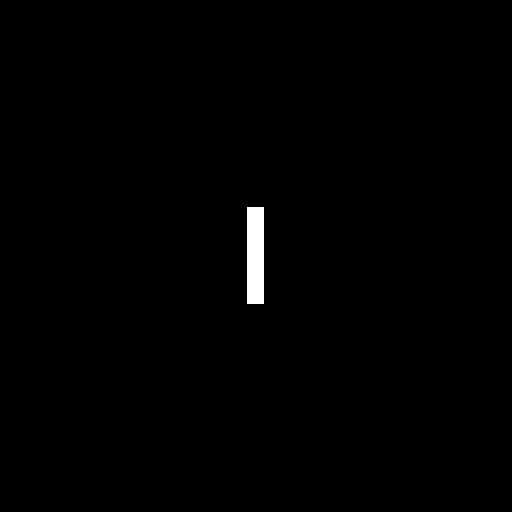
#> input picture dataFreq/Fig0424(a)(rectangle).tif, 1024 x 1024 px (shown at 1/2 size)
$ jupyter execute 'Carlos_Natham_Filtragem_no_Domínio_da_Frequência.ipynb'
#> lines starting #> are read from the running program, lines starting #| are printed output that depends on the picture; after the words box and inside, x2 and y2 are one past the last pixel; in counts of white or black regions, pixels touching at a corner belong together
Universidade do Vale do Itajaí<br>
Escola do Mar, Ciência e Tecnologia<br>
Engenharia de Computação - Processamento Digital de Sinais: Imagens

# Prática com Filtros no domínio da Frequência

### Tutoriais da OpenCV

- https://docs.opencv.org/master/d9/df8/tutorial_root.html
- https://www.geeksforgeeks.org/opencv-python-tutorial/

## Usando a DFT e FFT da OpenCV

[cell 1]
import cv2
import numpy as np
import matplotlib.pyplot as plt
from google.colab.patches import cv2_imshow

[cell 2]
img = cv2.imread('dataFreq/Fig0424(a)(rectangle).tif',0)
#> img: shape (1024, 1024); 0.63% white; 1 white region, box (x1, y1, x2, y2) and area: (494, 414, 528, 608) 6596
f = np.fft.fft2(img)
fshift = np.fft.fftshift(f)
magnitude_spectrum = (20*np.log(np.abs(fshift) + 0.00001)/255)
magnitude_spectrum = np.array(magnitude_spectrum, dtype=np.float32)

plt.subplot(121),plt.imshow(img, cmap = 'gray')
plt.title('Input Image'), plt.xticks([]), plt.yticks([])
plt.show()

[cell 3]
plt.subplot(121),plt.imshow(img, cmap = 'gray')
plt.title('Input Image'), plt.xticks([]), plt.yticks([])
plt.subplot(122),plt.imshow(magnitude_spectrum, cmap = 'gray')
plt.title('Magnitude Spectrum'), plt.xticks([]), plt.yticks([])
plt.show()

# [9 lines of commented-out code are left out]

[cell 4]
img = cv2.imread('dataFreq/t1.jpg',0)
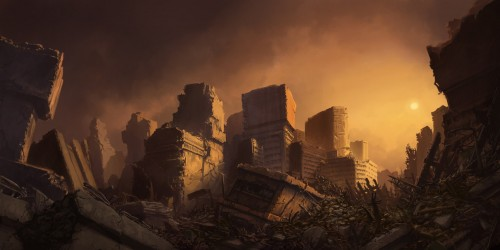
#> input picture dataFreq/t1.jpg, 500 x 250 px
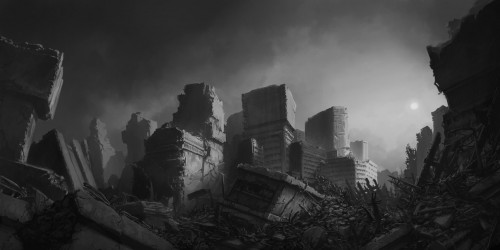
#> img: shape (250, 500); min 3, max 226, mean 58.9
image_f32 = np.float32(img) # convert from uint8 into float32
dft = cv2.dft(image_f32, flags = cv2.DFT_COMPLEX_OUTPUT)
fft_shift = np.fft.fftshift(dft) #aplica FFT e posteriormente a desloca - dica é usar a função presente na numpy
magnitude_spectrum = 20*np.log(cv2.magnitude(fft_shift[:, :, 0], fft_shift[:, :, 1])) # cria o espectro de magnitude
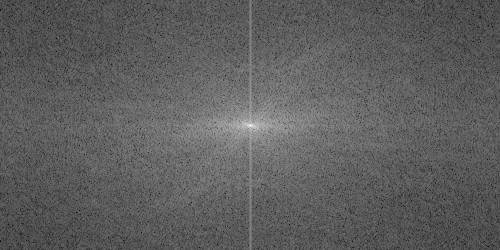
#> magnitude_spectrum: shape (250, 500) float32; min 43.24, max 316.3, mean 144.4; drawn with min black and max white

#caso use o colab, utilize o patch corretamente
cv2_imshow(magnitude_spectrum)
#cv2.waitKey(0)
#cv2.destroyAllWindows()

[cell 5]
def normalize(img):
  lmin = float(img.min())
  lmax = float(img.max())

  return np.floor((img-lmin)/(lmax-lmin)*255.0)

[cell 6]
#criação da filtro PB ideal
rows, cols = img.shape
#> rows = 250; cols = 500
crow, ccol = rows//2 , cols//2
#> crow = 125; ccol = 250
mask = np.zeros((rows,cols,2), np.uint8) # H(u,v)
raio = 100 #valor inteiro que irá cortar mais ou menos frequências
center = [crow, ccol]
#> center = [125, 250]
x, y = np.ogrid[:rows, :cols]
#> x = 250 values from 0 to 249
mask_area = (x-center[0]) ** 2 + (y-center[1]) ** 2 <= raio * raio
mask[mask_area] = 1   # filtragem circular - preencher com o valor complementar a zero para que na multiplicação seja mantido o valor

[cell 7]
# apply mask and inverse DFT
fshift = fft_shift * mask  # multiplicação posicional entre o FFT e a mascará - se fosse multiplicação de matrizes, usaria-se @ ou np.dot()
f_ishift = np.fft.ifftshift(fshift) # aplicar a FFT inversa - a dica é usar a presente na lib Numpy
img_back = cv2.idft(f_ishift) # aplicar a DFT - a dica é usar a presente na OpenCV
img_back = cv2.magnitude(img_back[:, :, 0], img_back[:, :, 1])  # calcular a magnitude após a DFT

img_back = np.array(img_back, dtype=np.float32)
print(np.argmax(img_back))
#| 53414
plt.subplot(121),plt.imshow(magnitude_spectrum, cmap = 'gray')
plt.title('Magnitude Spectrum'), plt.xticks([]), plt.yticks([])
plt.subplot(122),plt.imshow(img_back, cmap = 'gray')
plt.title('Input Image'), plt.xticks([]), plt.yticks([])
plt.show()

# usar para normalizar a imagem e poder exibir com a imshow() da opencv para deixar entre 0 e 255
#'''
# Pode-se seguir as dicas a seguir para implementar essa normalização
#    - Aplicar o absoluto, seguido pela subtração entre os valores - np.abs
#    - Subtrair os valores dos pixels do valor do menor pixel - .min
#    - Multiplcar a imagem por 255 e dividir pelo pixel de maior valor - .max
#    - fazer um cast para 8 bits pela própria Numpy - astype()
#'''
filtered_img = normalize(img_back)
#> in normalize, `lmin = float(img.min())`: lmin = 67685.2
#> in normalize, `lmax = float(img.max())`: lmax = 28379524
cv2_imshow(filtered_img)

[cell 8]
#criação da filtro PA - segue-se o principio do PB, porém inverso
rows, cols = img.shape
crow, ccol = rows//2 , cols//2
mask = np.ones((rows, cols,2), np.uint8)
raio = 80
center = [crow, ccol]
x, y = np.ogrid[:rows, :cols]
mask_area = (x-center[0]) ** 2 + (y-center[1]) ** 2 <= raio * raio
mask[mask_area] = 0

[cell 9]
# apply mask and inverse DFT
fshift = fft_shift * mask # multiplicação posicional entre o FFT e a mascará - se fosse multiplicação de matrizes, usaria-se @ ou np.dot()
f_ishift = np.fft.ifftshift(fshift)  #inversa da fft
img_back = cv2.idft(f_ishift) #inversa da dft
img_back = cv2.magnitude(img_back[:, :, 0], img_back[:, :, 1])  #recuperando a imagem capturando a magnitude (intesidade)

img_back = np.array(img_back, dtype=np.float32)
print(np.argmax(img_back))
#| 93364
plt.subplot(121),plt.imshow(img_back, cmap = 'gray')
plt.title('Input Image'), plt.xticks([]), plt.yticks([])
plt.subplot(122),plt.imshow(magnitude_spectrum, cmap = 'gray')
plt.title('Magnitude Spectrum'), plt.xticks([]), plt.yticks([])
plt.show()

#usar para normalizar a imagem e poder exibir com a imshow() da opencv - mesmo processo anterior
#'''
# Pode-se seguir as dicas a seguir para implementar essa normalização
#    - Aplicar o absoluto, seguido pela subtração entre os valores - np.abs
#    - Subtrair os valores dos pixels do valor do menor pixel - .min
#    - Multiplcar a imagem por 255 e dividir pelo pixel de maior valor - .max
#    - fazer um cast para 8 bits pela própria Numpy - astype()
#'''
filtered_img = normalize(img_back)
cv2_imshow(filtered_img)

## Criando outros kernels - Gaussiano e Butterworth

### Filtro passa-baixa

O filtro passa-baixa, que retém as informações de baixa frequência da transformada de Fourier e filtra as informações de alta frequência, tornará a imagem mais desfocada. Os filtros passa-baixa comumente usados incluem filtro passa-baixo ideal, filtro passa-baixo Butterworth e filtro passa-baixo Gaussiano. Suponha que a altura e a largura da transformada de Fourier sejam H e W, o valor máximo do espectro de Fourier está no ponto central (maxR,maxC) e D(r,c) representa a distância do ponto (r,c) até o ponto central

### Filtro passa-alta

O filtro passa-alta retém as informações de alta frequência da imagem e filtra as informações de baixa frequência, o que torna os detalhes da imagem mais óbvios. Os filtros passa-alta comumente usados incluem filtro passa-alto ideal, filtro passa-alto Butterworth e filtro passa-alto gaussiano. Três tipos de filtros passa-altas podem ser expressos da seguinte forma

### Filtro passa-banda

O filtro passa-banda serve para reter apenas a banda de frequência de uma determinada área e filtrar as informações de frequência, que podem selecionar seletivamente parte das informações da imagem. Os filtros passa-banda comumente usados incluem filtro passa-banda ideal, filtro passa-banda Butterworth e filtro passa-banda gaussiano. Assumindo que BW representa a largura de banda e D0 representa o centro radial da largura de banda, os três filtros passa banda podem ser expressos da seguinte forma

### Filtro rejeita-banda

Em contraste com o filtro passa-banda, o filtro de rejeita-banda se refere a filtrar ou enfraquecer a banda de frequência na faixa especificada. Os filtros de rejeita-banda comumente usados incluem filtro de parada de banda ideal, filtro de parada de banda Butterworth e filtro de parada de banda Gaussiana. Os três filtros de parada de banda são representados da seguinte forma

### Funções

[cell 10]
def createPB(shape, center, radius, lpType=2, n=2):
    rows, cols = shape[:2]
    r, c = np.mgrid[0:rows:1, 0:cols:1] # a dica é np.mgrid[]
    c -= center[0]
    r -= center[1]
    d = np.power(c, 2.0) + np.power(r, 2.0) # a dica é usar np.power()
    lpFilter_matrix = np.zeros(shape, np.float32)
    if lpType == 0:  # ideal low-pass filter
        lpFilter = np.copy(d)
        lpFilter[lpFilter < pow(radius, 2.0)] = 1 #selecionar a região com 1
        lpFilter[lpFilter >= pow(radius, 2.0)] = 0 #selecionar a região com 0
    elif lpType == 1: #Butterworth low-pass filter
        lpFilter = 1.0 / (1 + np.power(np.sqrt(d)/radius, 2*n)) # implementar a função gerado do kernel
    elif lpType == 2: # Gaussian low pass filter
        lpFilter = np.exp(-d/(2*pow(radius, 2.0))) # implementar a função gerado do kernel
    lpFilter_matrix[:, :, 0] = lpFilter  # atribuição para criação na primeira camada
    lpFilter_matrix[:, :, 1] = lpFilter # atribuição para criação na segunda camada
    return lpFilter_matrix


def createPA(shape, center, radius, lpType=2, n=2):
    rows, cols = shape[:2]
    r, c = np.mgrid[0:rows:1, 0:cols:1] # a dica é np.mgrid[]
    c -= center[0]
    r -= center[1]
    d = np.power(c, 2.0) + np.power(r, 2.0) # a dica é usar np.power()
    lpFilter_matrix = np.zeros(shape, np.float32)
    if lpType == 0:  # Ideal high pass filter
        lpFilter = np.copy(d)
        lpFilter[lpFilter < pow(radius, 2.0)] = 0 #selecionar a região com 0
        lpFilter[lpFilter >= pow(radius, 2.0)] = 1 #selecionar a região com 1
    elif lpType == 1: #Butterworth Highpass Filters
        lpFilter = 1.0 - 1.0 / (1+np.power(np.sqrt(d)/radius, 2*n)) # implementar a função gerado do kernel
    elif lpType == 2: # Gaussian Highpass Filter
        lpFilter = 1.0 - np.exp(-d/2*pow(radius, 2.0)) # implementar a função gerado do kernel
    lpFilter_matrix[:, :, 0] = lpFilter  # atribuição para criação na primeira camada
    lpFilter_matrix[:, : ,1] = lpFilter # atribuição para criação na segunda camada
    return lpFilter_matrix

def createPF(shape, center, bandCenter, bandWidth, lpType=2, n=2):
    rows, cols = shape[:2]
    r, c = np.mgrid[0:rows:1, 0:cols:1] # a dica é np.mgrid[]
    c -= center[0]
    r -= center[1]
    d = np.sqrt(np.power(c, 2.0) + np.power(r, 2.0)) # a dica é usar np.power()
    lpFilter_matrix = np.zeros(shape, np.float32)
    if lpType == 0:  # Ideal bandpass filter
        lpFilter = np.copy(d)
        lpFilter[:, :] = 1 # valor da região de passagem
        lpFilter[lpFilter > (bandCenter + bandWidth / 2)] = 0 # selecionar e atribuir valor da região de rejeição superior
        lpFilter[lpFilter < (bandCenter - bandWidth / 2)] = 0 # selecionar e atribuir valor da região de rejeição inferior
    elif lpType == 1: #Butterworth bandpass filter
        lpFilter = 1.0 - 1.0 / (1 + np.power(d * bandWidth / (abs(pow(d, 2) - pow(bandCenter, 2)) + 1), 2 * n)) # implementar a função gerado do kernel
    elif lpType == 2: # Gaussian bandpass filter
        lpFilter = np.exp(- pow((pow(d, 2) - pow(bandCenter, 2)) / ((d * bandWidth) + 1), 2)) # implementar a função gerado do kernel
    lpFilter_matrix[:, :, 0] = lpFilter # atribuição para criação na primeira camada
    lpFilter_matrix[:, :, 1] = lpFilter # atribuição para criação na segunda camada
    return lpFilter_matrix


def createRF(shape, center, bandCenter, bandWidth, lpType=2, n=2):
    rows, cols = shape[:2]
    r, c = np.mgrid[0:rows:1, 0:cols:1] # a dica é np.mgrid[]
    c -= center[0]
    r -= center[1]
    d = np.sqrt(np.power(c, 2.0) + np.power(r, 2.0)) # a dica é usar np.power()
    lpFilter_matrix = np.zeros(shape, np.float32)
    if lpType == 0:  # Ideal band stop filter
        lpFilter = np.copy(d)
        lpFilter[:, :] = 0 # valor da região de rejeição
        lpFilter[lpFilter > (bandCenter + bandWidth / 2)] = 1 # valor da região de passagem superior
        lpFilter[lpFilter < (bandCenter + bandWidth / 2)] = 1 # valor da região de inferior
    elif lpType == 1: #Butterworth band stop filter
        lpFilter = 1.0 / (1 + np.power(d * bandWidth / (abs(pow(d, 2) - pow(bandCenter, 2)) + 1), 2 * n)) # implementar a função gerado do kernel
    elif lpType == 2: # Gaussian band stop filter
        lpFilter = 1.0 - np.exp(- pow((pow(d, 2) - pow(bandCenter, 2)) / ((d * bandWidth) + 1), 2)) # implementar a função gerado do kernel
    lpFilter_matrix[:, :, 0] = lpFilter # atribuição para criação na primeira camada
    lpFilter_matrix[:, :, 1] = lpFilter # atribuição para criação na segunda camada
    return lpFilter_matrix

[cell 11]
img = cv2.imread('dataFreq/t1.jpg',0)
image_f32 = np.float32(img) # convert from uint8 into float32
dft = cv2.dft(image_f32, flags = cv2.DFT_COMPLEX_OUTPUT) #aplicar DFT - a dica é cv2.dft()
fft_shift = np.fft.fftshift(dft) #aplicar FFT e deslocamento da FFT
magnitude_spectrum = 20*np.log(cv2.magnitude(fft_shift[:, :, 0], fft_shift[:, :, 1])) # aplicar o calculo de spectro de magnitude - 20*log() e cv2. magnitude() utilizando DFT

cv2_imshow(img)

#'''
# Pode-se seguir as dicas a seguir para implementar essa normalização
#    - Aplicar o absoluto, seguido pela subtração entre os valores - np.abs
#    - Subtrair os valores dos pixels do valor do menor pixel - .min
#    - Multiplcar a imagem por 255 e dividir pelo pixel de maior valor - .max
#    - fazer um cast para 8 bits pela própria Numpy - astype()
#'''
magnitude_spectrum = normalize(magnitude_spectrum)

cv2_imshow(magnitude_spectrum)

[cell 12]
nrows, ncols = fft_shift.shape[0], fft_shift.shape[1] # pegar o tamanho da imagem np.shape da imagem no domínio da frequência - cuidado com a camada usada
#> nrows = 250; ncols = 500
real = np.power(fft_shift[:, :, 0], 2.0) # pegar o valor real - np.power na primeira camada
imaginary = np.power(fft_shift[:, :, 1], 2.0) # pegar o valor real - np.power na segunda camada
amplitude = np.sqrt(real+imaginary) # aplica a raiz quadrada entre as duas componetes do número complexo- np.sqrt()
minValue, maxValue, minLoc, maxLoc = cv2.minMaxLoc(amplitude) # extrais os valores extremos e posições usando o valor gerado na amplitude - cv2.minMaxLoc()
#> minValue = 8.69; maxValue = 7367075; minLoc = (56, 51); maxLoc = (250, 125)

[cell 13]
maskPB = createPB(fft_shift.shape, center=maxLoc, radius=35, lpType=1, n=2)
#> in createPB, `c -= center[0]`:
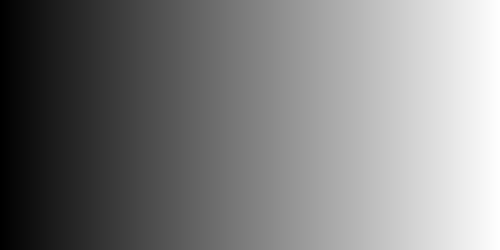
#> c: shape (250, 500) int64; min -250, max 249, mean -0.5; drawn with min black and max white
#> in createPB, `r -= center[1]`:
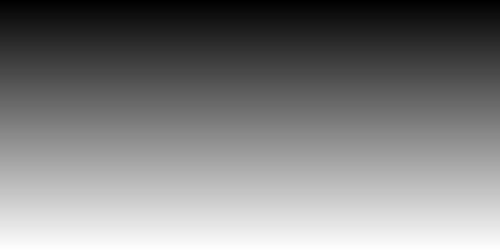
#> r: shape (250, 500) int64; min -125, max 124, mean -0.5; drawn with min black and max white
maskPA = createPA(fft_shift.shape, center=maxLoc, radius=35, lpType=1, n=1)
maskPF = createPF(shape=fft_shift.shape, center=maxLoc, bandCenter=1, bandWidth=400, lpType=2, n=2)
#> in createPF, `d = np.sqrt(np.power(c, 2.0) + np.power(r, 2.0))`:
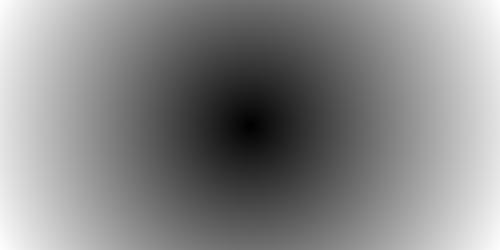
#> d: shape (250, 500) float64; min 0, max 279.5, mean 148.3; drawn with min black and max white
#> in createPF, `lpFilter = np.exp(- pow((pow(d, 2) - pow(bandCenter, 2)) / ((d * bandW..`:
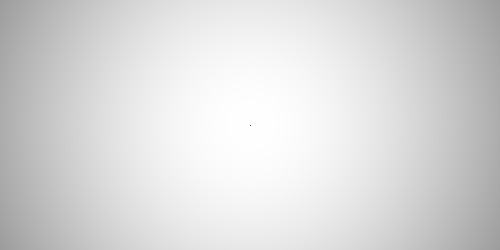
#> lpFilter: shape (250, 500) float64; min 0.368, max 1, mean 0.856
maskRF = createRF(shape=fft_shift.shape, center=maxLoc, bandCenter=50, bandWidth=50, lpType=2, n=2)
#> in createRF, `lpFilter = 1.0 - np.exp(- pow((pow(d, 2) - pow(bandCenter, 2)) / ((d *..`:
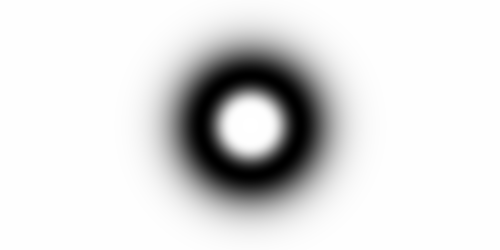
#> lpFilter: shape (250, 500) float64; min 0, max 1, mean 0.87

filtered_freq = fft_shift * maskPB #multiplicação da imagem no domínio da frequência pelo kernel
f_ishift = np.fft.ifftshift(filtered_freq)  #inversa da fft - cuidado com o deslocamento
img_back = cv2.idft(f_ishift) #inversa da dft - cv2.dft
img_back = cv2.magnitude(img_back[:, :, 0], img_back[:, :, 1])
#recuperando a imagem capturando a magnitude (intesidade) - cv2.magnitude

img_back = np.array(img_back, dtype=np.float32)

#plotando sem regularização com matplotlib
plt.subplot(121),plt.imshow(img_back, cmap = 'gray')
plt.title('Input Image'), plt.xticks([]), plt.yticks([])
plt.subplot(122),plt.imshow(magnitude_spectrum, cmap = 'gray')
plt.title('Magnitude Spectrum'), plt.xticks([]), plt.yticks([])
plt.show()

#usar para normalizar a imagem e poder exibir com a imshow() da opencv
#'''
# Pode-se seguir as dicas a seguir para implementar essa normalização
#    - Aplicar o absoluto, seguido pela subtração entre os valores - np.abs
#    - Subtrair os valores dos pixels do valor do menor pixel - .min
#    - Multiplcar a imagem por 255 e dividir pelo pixel de maior valor - .max
#    - fazer um cast para 8 bits pela própria Numpy - astype()
#'''
filtered_img = normalize(img_back)
#filtered_img -= ?
#filtered_img = ?
#filtered_img = ?

#plotando com a OpenCV
cv2_imshow(filtered_img)

[cell 14]
filtered_freq = fft_shift * maskPA #multiplicação da imagem no domínio da frequência pelo kernel
f_ishift = np.fft.ifftshift(filtered_freq)  #inversa da fft - cuidado com o deslocamento
img_back = cv2.idft(f_ishift) #inversa da dft - cv2.dft
img_back = cv2.magnitude(img_back[:, :, 0], img_back[:, :, 1])
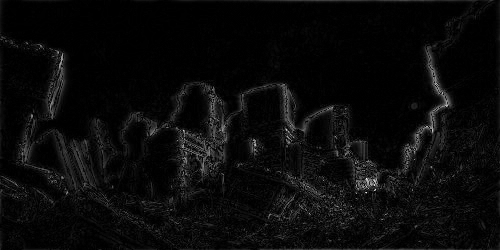
#> img_back: shape (250, 500) float32; min 2.18, max 10284212, mean 438570.3; drawn with min black and max white
#recuperando a imagem capturando a magnitude (intesidade) - cv2.magnitude

img_back = np.array(img_back, dtype=np.float32)

#plotando sem regularização com matplotlib
plt.subplot(121),plt.imshow(img_back, cmap = 'gray')
plt.title('Input Image'), plt.xticks([]), plt.yticks([])
plt.subplot(122),plt.imshow(magnitude_spectrum, cmap = 'gray')
plt.title('Magnitude Spectrum'), plt.xticks([]), plt.yticks([])
plt.show()

#usar para normalizar a imagem e poder exibir com a imshow() da opencv
#'''
# Pode-se seguir as dicas a seguir para implementar essa normalização
#    - Aplicar o absoluto, seguido pela subtração entre os valores - np.abs
#    - Subtrair os valores dos pixels do valor do menor pixel - .min
#    - Multiplcar a imagem por 255 e dividir pelo pixel de maior valor - .max
#    - fazer um cast para 8 bits pela própria Numpy - astype()
#'''
filtered_img = normalize(img_back)
#filtered_img -= ?
#filtered_img = ?
#filtered_img = ?
#
#plotando com a OpenCV
cv2_imshow(filtered_img)

[cell 15]
filtered_freq = fft_shift * maskPF #multiplicação da imagem no domínio da frequência pelo kernel
f_ishift = np.fft.ifftshift(filtered_freq)  #inversa da fft - cuidado com o deslocamento
img_back = cv2.idft(f_ishift) #inversa da dft - cv2.dft
img_back = cv2.magnitude(img_back[:, :, 0], img_back[:, :, 1])
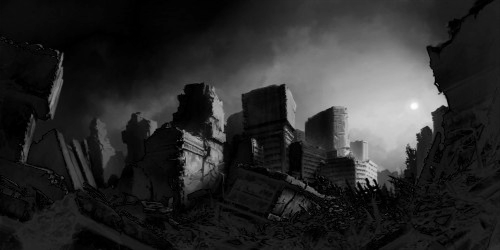
#> img_back: shape (250, 500) float32; min 277.5, max 23558710, mean 3968495.5; drawn with min black and max white
#recuperando a imagem capturando a magnitude (intesidade) - cv2.magnitude

img_back = np.array(img_back, dtype=np.float32)

#plotando sem regularização com matplotlib
plt.subplot(121),plt.imshow(img_back, cmap = 'gray')
plt.title('Input Image'), plt.xticks([]), plt.yticks([])
plt.subplot(122),plt.imshow(magnitude_spectrum, cmap = 'gray')
plt.title('Magnitude Spectrum'), plt.xticks([]), plt.yticks([])
plt.show()

#usar para normalizar a imagem e poder exibir com a imshow() da opencv
#'''
# Pode-se seguir as dicas a seguir para implementar essa normalização
#    - Aplicar o absoluto, seguido pela subtração entre os valores - np.abs
#    - Subtrair os valores dos pixels do valor do menor pixel - .min
#    - Multiplcar a imagem por 255 e dividir pelo pixel de maior valor - .max
#    - fazer um cast para 8 bits pela própria Numpy - astype()
#'''
filtered_img = normalize(img_back)
#filtered_img -= ?
#filtered_img = ?
#filtered_img = ?
#
#plotando com a OpenCV
cv2_imshow(filtered_img)

[cell 16]
filtered_freq = fft_shift * maskRF #multiplicação da imagem no domínio da frequência pelo kernel
f_ishift = np.fft.ifftshift(filtered_freq)  #inversa da fft - cuidado com o deslocamento
img_back = cv2.idft(f_ishift) #inversa da dft - cv2.dft
img_back = cv2.magnitude(img_back[:, :, 0], img_back[:, :, 1])
#recuperando a imagem capturando a magnitude (intesidade) - cv2.magnitude

img_back = np.array(img_back, dtype=np.float32)

#plotando sem regularização com matplotlib
plt.subplot(121),plt.imshow(img_back, cmap = 'gray')
plt.title('Input Image'), plt.xticks([]), plt.yticks([])
plt.subplot(122),plt.imshow(magnitude_spectrum, cmap = 'gray')
plt.title('Magnitude Spectrum'), plt.xticks([]), plt.yticks([])
plt.show()

#usar para normalizar a imagem e poder exibir com a imshow() da opencv
#'''
# Pode-se seguir as dicas a seguir para implementar essa normalização
#    - Aplicar o absoluto, seguido pela subtração entre os valores - np.abs
#    - Subtrair os valores dos pixels do valor do menor pixel - .min
#    - Multiplcar a imagem por 255 e dividir pelo pixel de maior valor - .max
#    - fazer um cast para 8 bits pela própria Numpy - astype()
#'''
filtered_img = normalize(img_back)
#filtered_img -= ?
#filtered_img = ?
#filtered_img = ?
#
#plotando com a OpenCV
cv2_imshow(filtered_img)
